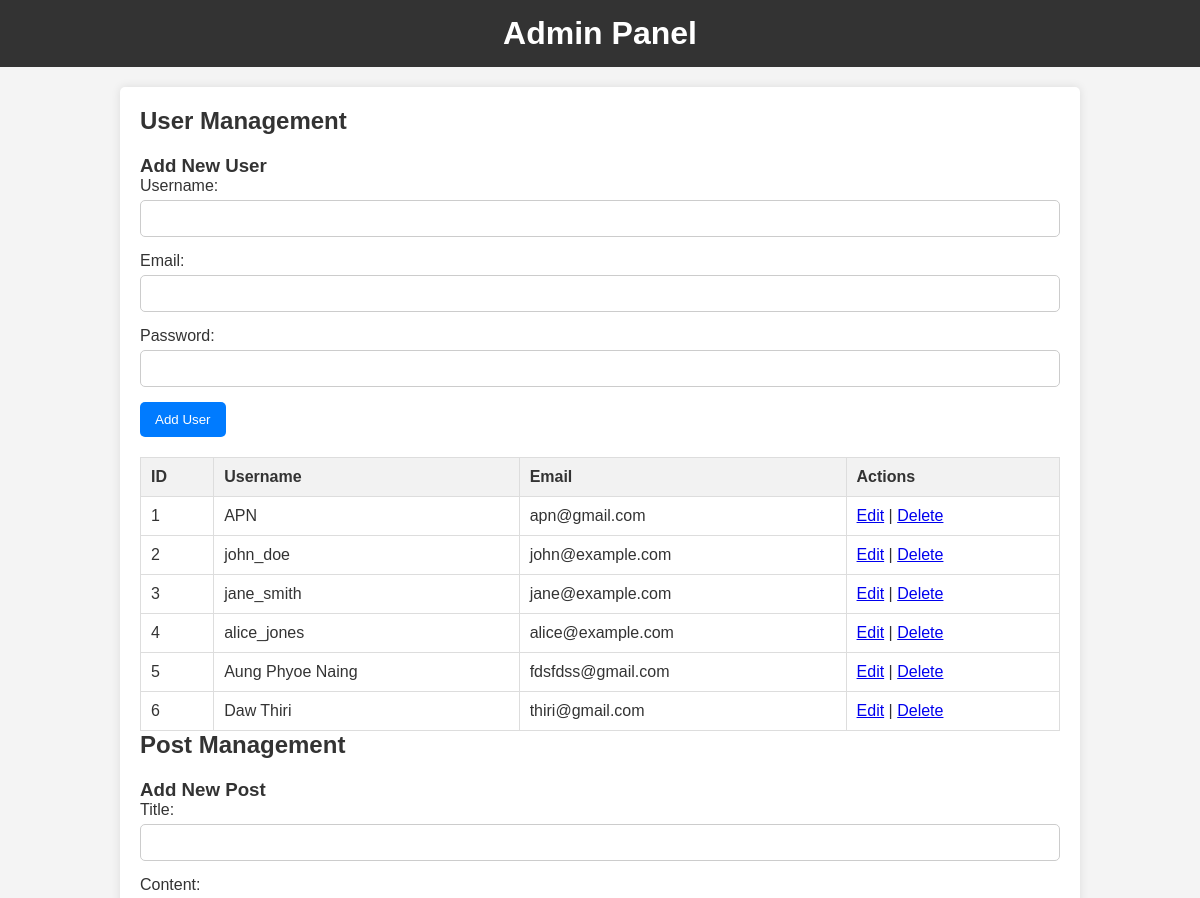
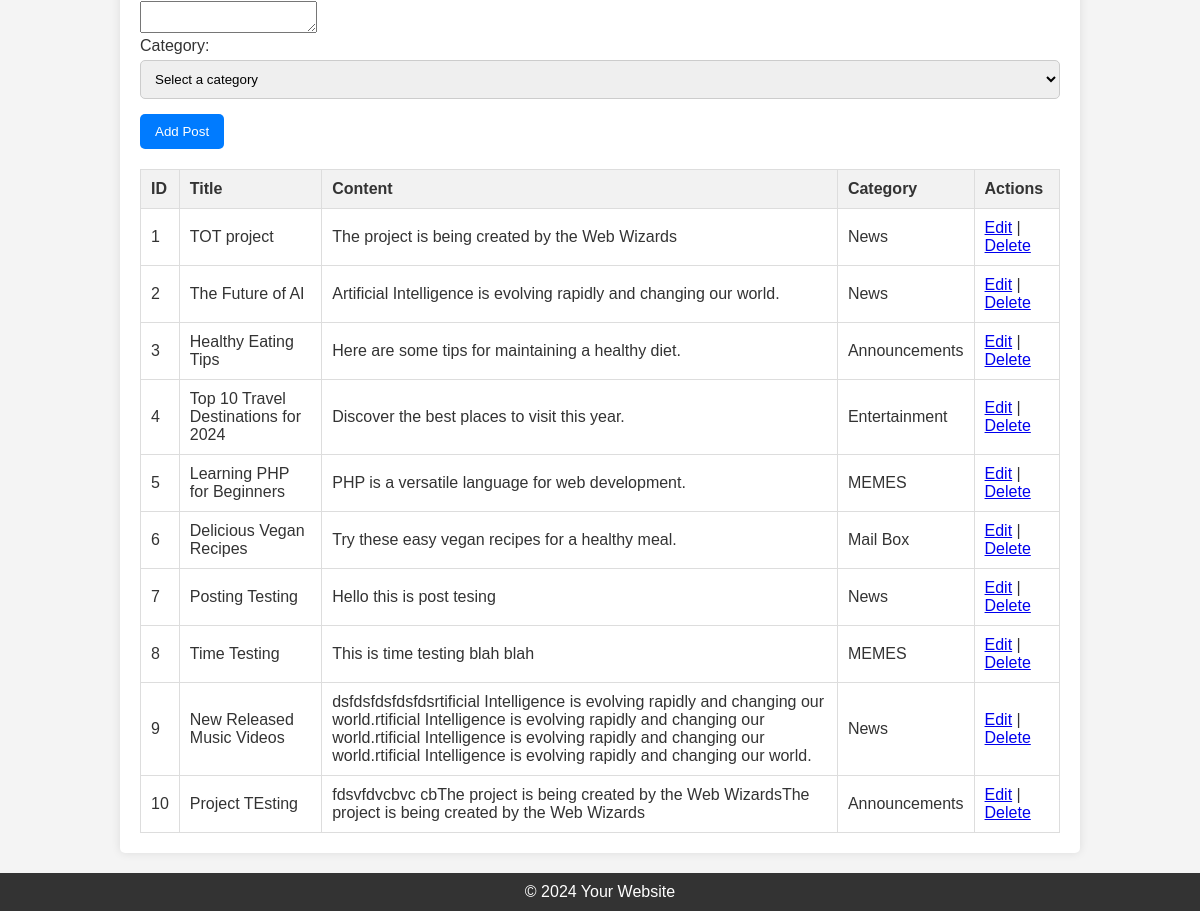
The app's page /admin.php with its own data (2 pictures, top to bottom).
### tables this page shows
CREATE TABLE `users` (
  `id` int(11) NOT NULL,
  `username` varchar(50) NOT NULL,
  `email` varchar(100) NOT NULL,
  `password` varchar(255) NOT NULL,
  `created_at` timestamp NOT NULL DEFAULT current_timestamp()
);

CREATE TABLE `posts` (
  `id` int(11) NOT NULL,
  `title` varchar(255) NOT NULL,
  `content` text NOT NULL,
  `author_id` int(11) DEFAULT NULL,
  `category_id` int(11) DEFAULT NULL,
  `created_at` timestamp NOT NULL DEFAULT current_timestamp()
);

CREATE TABLE `categories` (
  `id` int(11) NOT NULL,
  `name` varchar(100) NOT NULL,
  `created_at` timestamp NOT NULL DEFAULT current_timestamp()
);

### admin.php (the view, shortened to what this page needs)
<?php
include 'db_config.php';
$sql = "SELECT p.id, p.title, p.content, c.name AS category FROM posts p JOIN categories c ON p.category_id = c.id";
$result_posts = $conn->query($sql);
$sql_users = "SELECT * FROM users";
$result_users = $conn->query($sql_users);
?>
<!DOCTYPE html>
<html lang="en">
<head>
    <link rel="stylesheet" href="css/admin_style.css">
</head>
<body>
<header>
    <h1>Admin Panel</h1>
</header>
<div class="container">
    <div class="main">
        <h2>User Management</h2>
        <form method="POST" action="">
            <h3>Add New User</h3>
            <label for="username">Username:</label>
            <input type="text" id="username" name="username" required>
            <label for="email">Email:</label>
            <input type="email" id="email" name="email" required>
            <label for="password">Password:</label>
            <input type="password" id="password" name="password" required>
            <button type="submit" name="add_user">Add User</button>
        </form>
        <table>
            <tr>
                <th>ID</th>
                <th>Username</th>
                <th>Email</th>
                <th>Actions</th>
            </tr>
            <?php if ($result_users->num_rows > 0): ?>
                <?php while ($row = $result_users->fetch_assoc()): ?>
                    <tr>
                        <td><?php echo $row['id']; ?></td>
                        <td><?php echo htmlspecialchars($row['username']); ?></td>
                        <td><?php echo htmlspecialchars($row['email']); ?></td>
                        <td>
                            <a href="edit_user.php?id=<?php echo $row['id']; ?>">Edit</a> |
                            <a href="?delete_id=<?php echo $row['id']; ?>" onclick="return confirm('Are you sure you want to delete this user?');">Delete</a>
                        </td>
                    </tr>
                <?php endwhile; ?>
            <?php else: ?>
                <tr>
                    <td colspan="4">No users found.</td>
                </tr>
            <?php endif; ?>
        </table>
        <h2>Post Management</h2>
        <form method="POST" action="">
            <h3>Add New Post</h3>
            <label for="title">Title:</label>
            <input type="text" id="title" name="title" required>
            <label for="content">Content:</label>
            <textarea id="content" name="content" required></textarea>
            <label for="category">Category:</label>
            <select id="category" name="category" required>
                <option value="">Select a category</option>
            </select>
            <button type="submit" name="add_post">Add Post</button>
        </form>
        <table>
            <tr>
                <th>ID</th>
                <th>Title</th>
                <th>Content</th>
                <th>Category</th>
                <th>Actions</th>
            </tr>
            <?php if ($result_posts->num_rows > 0): ?>
                <?php while ($post = $result_posts->fetch_assoc()): ?>
                    <tr>
                        <td><?php echo $post['id']; ?></td>
                        <td><?php echo htmlspecialchars($post['title']); ?></td>
                        <td><?php echo htmlspecialchars($post['content']); ?></td>
                        <td><?php echo htmlspecialchars($post['category']); ?></td>
                        <td>
                            <a href="edit_post.php?id=<?php echo $post['id']; ?>">Edit</a> |
                            <a href="?delete_post_id=<?php echo $post['id']; ?>" onclick="return confirm('Are you sure you want to delete this post?');">Delete</a>
                        </td>
                    </tr>
                <?php endwhile; ?>
            <?php else: ?>
                <tr>
                    <td colspan="5">No posts found.</td>
                </tr>
            <?php endif; ?>
        </table>
    </div>
</div>
<footer>
    <p>&copy; 2024 Your Website</p>
</footer>
</body>
</html>

### css/admin_style.css (style rules this page uses)
* { margin: 0; padding: 0; box-sizing: border-box; }
body { font-family: Arial, sans-serif; background-color: #f4f4f4; color: #333; }
header { background: #333; color: #fff; padding: 15px 20px; text-align: center; }
.container { width: 80%; margin: 20px auto; display: flex; }
.main { flex: 3; background: #fff; padding: 20px; border-radius: 5px; box-shadow: 0 0 10px rgba(0, 0, 0, 0.1); }
table { width: 100%; border-collapse: collapse; margin-top: 20px; }
th, td { border: 1px solid #ddd; padding: 10px; text-align: left; }
th { background-color: #f2f2f2; }
form { margin-top: 20px; }
label { display: block; margin-bottom: 5px; }
input[type="text"], input[type="email"], input[type="password"], select { width: 100%; padding: 10px; margin-bottom: 15px; border: 1px solid #ccc; border-radius: 5px; }
button { background-color: #007bff; color: white; padding: 10px 15px; border: none; border-radius: 5px; cursor: pointer; transition: background 0.3s ease; }
footer { text-align: center; padding: 10px 0; background: #333; color: #fff; position: relative; bottom: 0; width: 100%; }

### records on screen
users: id "1", username "APN", email "apn@gmail.com"
users: id "2", username "john_doe", email "john@example.com"
users: id "3", username "jane_smith", email "jane@example.com"
users: id "4", username "alice_jones", email "alice@example.com"
users: id "5", username "Aung Phyoe Naing", email "fdsfdss@gmail.com"
users: id "6", username "Daw Thiri", email "thiri@gmail.com"
posts: id "1", title "TOT project", content "The project is being created by the Web Wizards", category.name "News"
posts: id "2", title "The Future of AI", content "Artificial Intelligence is evolving rapidly and changing our world.", category.name "News"
posts: id "3", title "Healthy Eating Tips", content "Here are some tips for maintaining a healthy diet.", category.name "Announcements"
posts: id "4", title "Top 10 Travel Destinations for 2024", content "Discover the best places to visit this year.", category.name "Entertainment"
posts: id "5", title "Learning PHP for Beginners", content "PHP is a versatile language for web development.", category.name "MEMES"
posts: id "6", title "Delicious Vegan Recipes", content "Try these easy vegan recipes for a healthy meal.", category.name "Mail Box"
posts: id "7", title "Posting Testing", content "Hello this is post tesing", category.name "News"
posts: id "8", title "Time Testing", content "This is time testing blah blah", category.name "MEMES"
posts: id "9", title "New Released Music Videos", content "dsfdsfdsfdsfdsrtificial Intelligence is evolving rapidly and changing our world.rtificial Intelligence is evolving rapidly and changing our world.rtificial Intelligence is evolving rapidly and changing our world.rtificial Intelligence is evolving rapidly and changing our world.", category.name "News"
posts: id "10", title "Project TEsting", content "fdsvfdvcbvc cbThe project is being created by the Web WizardsThe project is being created by the Web Wizards", category.name "Announcements"
